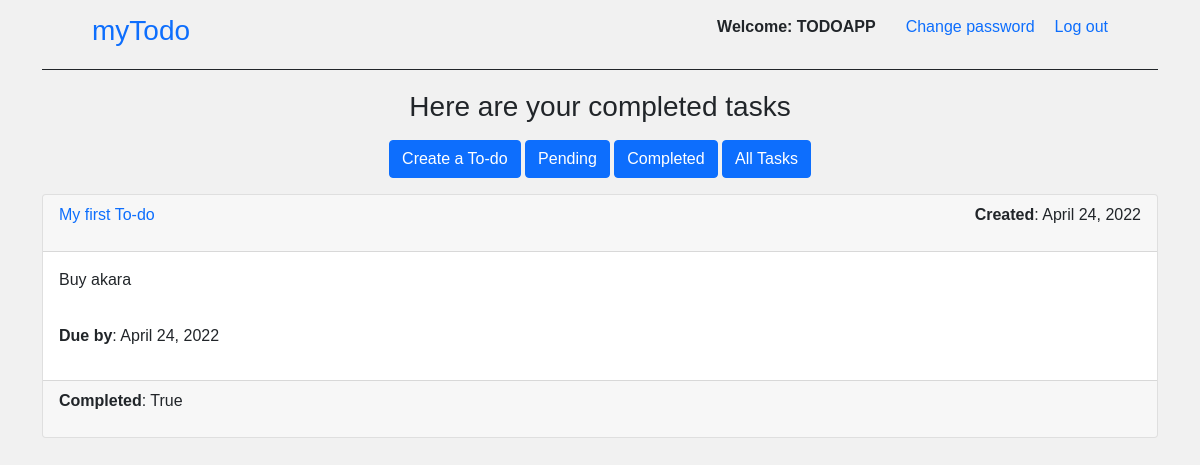
The app's page /completed/ (signed in) with its own data.
### Todoapp/models.py (models this page shows)
class Todo(models.Model):
    user= models.ForeignKey(Users, null=True, on_delete=models.CASCADE, blank=False)
    name= models.CharField(max_length=30)
    date_created=models.DateField(default=date.today)
    details=models.TextField(max_length=500, default="")
    due_date = models.DateField(default=date.today)
    completed= models.BooleanField()
    def __str__(self):
        return f'{self.name}-----CREATED BY: {self.user}'

### Todoapp/views.py (the view)
# urls.py: path('completed/', todo_completed),
@login_required(login_url='/')
def todo_completed(request):
    current_user=request.user
    todos=Todo.objects.filter(completed="True" , user=current_user)
    print(todos)
    context = {"todo_list" :todos}
    return render(request, "Todoapp/todo_completed.html" , context)

### Todoapp/templates/Todoapp/todo_completed.html
{% extends 'base.html' %}
{% block content %}
        <div class="text-center">
            <h3>
                {% if request.user.is_authenticated %}
               <p>Here are your completed tasks</p>
                {% else %}
                <p>Hello Anonymous</p>
                {% endif %}
            </h3>
            <div class="option">
            <a class="btn btn-primary" href="/create">Create a To-do</a>
            <a href="/pending" class="btn btn-primary">Pending</a>
            <a href="/completed" class="btn btn-primary">Completed</a>
            <a href="/task_lists" class="btn btn-primary">All Tasks</a>
</div>
        </div>
        <div class="row">
        {% for todo in todo_list  %}
            <div class="col-sm">
            <div class="card mt-3">
                <div class="card-header">
                    <a class="link" href="/{{ todo.id }}">{{ todo.name }}</a>
                    <p><b>Created</b>: {{todo.date_created }} </p>
                </div>
                <div class="card-body">
                    {{todo.details}}
                </div>
                <div class="card-body">
                    <p> <b>Due by</b>: {{todo.due_date}}</p>
                </div>
                <div class="card-footer">
                    <p><b>Completed</b>: {{todo.completed}}</p>
                </div>
            </div>
            </div>
        {% endfor %}
        </div>
{% endblock content %}

### templates/base.html (shortened to what this page needs)
{% load static %}
<!DOCTYPE html>
<html lang="en">
<head>
    <link href="https://cdn.jsdelivr.net/npm/bootstrap@5.1.3/dist/css/bootstrap.min.css" rel="stylesheet">
    <link rel="stylesheet" href="{% static 'Todoapp/style.css' %}">
</head>
<body>
            <div class="container">
                <div class="top">
                    <h3><a href="/task_lists"> myTodo</a></h3>
                    <ul>
                        {% if request.user.is_authenticated %}
                        <span>Welcome: <b>{{request.user.username}}</b></span>
                        <div class="navba">
                            <a href="/change-password">Change password</a>
                            <a href="/logout">Log out</a>
                            {% else %}
                            <a href="/">Login</a>
                            <a href="/signup">Sign up</a>
                            {% endif %}
                        </div>
                    </ul>
                </div>
                {% block content %}
                {% endblock content %}
            </div>
</body>
</html>

### Todoapp/static/Todoapp/style.css (style rules this page uses)
* { box-sizing: border-box; }
body { font-family: Arial, Helvetica, sans-serif; margin: 0; padding: 0; background-color: #f1f1f1; }
.card-header { display: flex; justify-content: space-between; }
.link { text-decoration: none; }
.top { display: flex; justify-content: space-between; padding: 0 50px; height: 70px; align-items: center; border-bottom: 1px solid; margin-bottom: 20px; }
.top ul { display: flex; gap: 30px; align-items: center; }
.top ul span { font-weight: bolder; justify-content: center; }
.top ul span b { text-transform: uppercase; }
.top ul a, .top h3 a { text-decoration: none; }
.row { flex-wrap: wrap; }
.navba { display:flex; gap:20px; }

### records on screen
Todo: name "My first To-do", date_created "April 24, 2022", details "Buy akara", due_date "April 24, 2022", completed "True"

### other values on screen
{{ request.user.username }} "TODOAPP"
